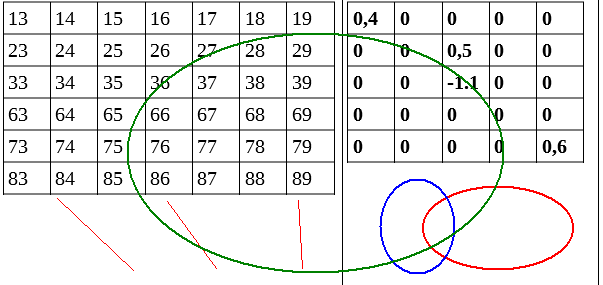
%> input picture ćwiczenia/LAB_8/zrzut_1.png, 603 x 285 px
$ octave Zadanie6.m   (GNU Octave 9; MATLAB toolbox functions it lacks are replaced by stand-ins)
%> lines starting %> are read from the running program, lines starting %| are printed output that depends on the picture
clear; clf;

img = double(imread('zrzut_1.png'));
img_output = zeros(400,400,3);

for i = 1:size(img_output,1)
  for j = 1:size(img_output,2)
    x_in = round( 1 + ( (i-1) * (size(img, 1)-1) ) / (size(img_output, 1)-1));
    y_in = round( 1 + ( (j-1) * (size(img, 2)-1) ) / (size(img_output, 2)-1));

    img_output(i,j,1) = img(x_in,y_in,1);
    img_output(i,j,2) = img(x_in,y_in,2);
    img_output(i,j,3) = img(x_in,y_in,3);
  endfor
endfor
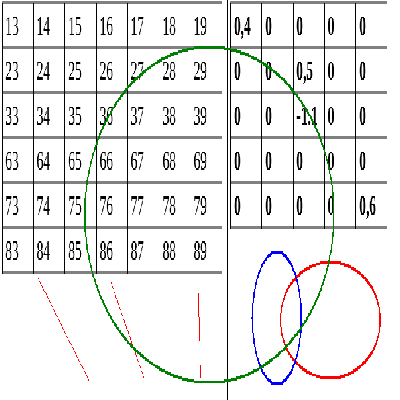
%> img_output: size 400x400x3 double; mean R, G, B 233.3, 233.3, 232.6


img_return = zeros(285,603,3);

for i = 1:size(img_return,1)
  for j = 1:size(img_return,2)
    x_in = round( 1 + ( (i-1) * (size(img_output, 1)-1) ) / (size(img_return, 1)-1));
    y_in = round( 1 + ( (j-1) * (size(img_output, 2)-1) ) / (size(img_return, 2)-1));

    img_return(i,j,1) = img_output(x_in,y_in,1);
    img_return(i,j,2) = img_output(x_in,y_in,2);
    img_return(i,j,3) = img_output(x_in,y_in,3);
  endfor
endfor
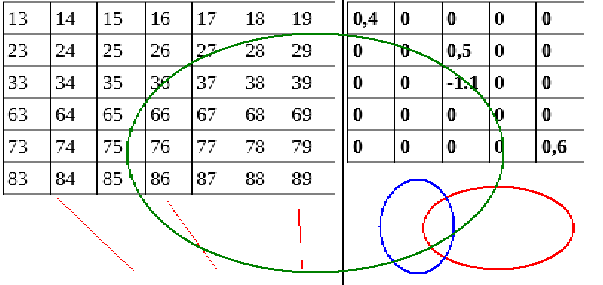
%> img_return: size 285x603x3 double; mean R, G, B 233.8, 233.9, 233.2


imshow(img/255);
figure;
imshow(img_return/255);
